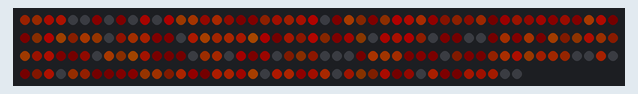
Recording of a program running on a simulated Teensy 4. Shown: 192 RGB LEDs in strip order, left to right, continuing on the next row. Dim RGB values are drawn brighter than linear; random numbers use the default seed unless the program sets one; what the program prints to the serial monitor is not drawn.

Above: at 0.15 s.
At 1.06 s:
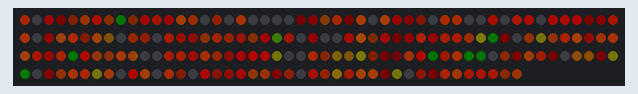
At 2.26 s:
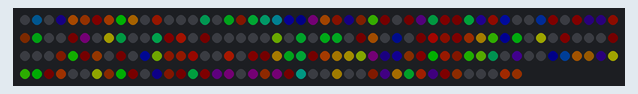
At 10.08 s:
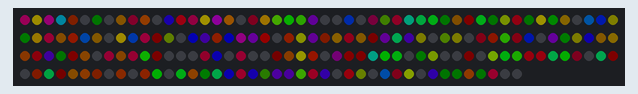
At 19.4 s:
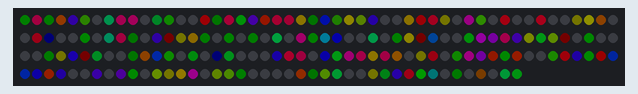
At 39.55 s:
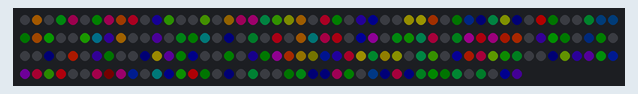

The program:

main.cpp
```cpp
#include <Arduino.h>

#include <WS2812Serial.h>
#define USE_WS2812SERIAL
#include <FastLED.h>
#define FASTLED_INTERNAL


//Data pin for leds are required to be serial
//   Teensy 4.1:  1, 8, 14, 17, 20, 24, 29, 35, 47, 53
//standard boilerplate for my LED codes
#define DATA_PIN             14         // Output pin for LEDs [5]
#define MODE_PIN            15          // Input pin for button to change mode [3]
#define COLOR_ORDER         GRB         // Color order of LED string [GRB]
#define CHIPSET             WS2812B     // LED string type [WS2182B]
#define BRIGHTNESS          96          // Overall brightness [50]
//#define LAST_VISIBLE_LED  191         // Last LED that's visible
//#define MAX_MILLIAMPS     5000        // Max current in mA to draw from supply [500]
//#define SAMPLE_WINDOW     100         // How many ms to sample audio for [100]
//#define DEBOUNCE_MS       20          // Number of ms to debounce the button [20]
//#define LONG_PRESS        500         // Number of ms to hold the button to count as long press [500]
//#define PATTERN_TIME      30          // Seconds to show each pattern on autoChange [30]
//#define kMatrixWidth      27          // Matrix width [15]
//#define kMatrixHeight     12          // Matrix height [11]
//#define NUM_LEDS (kMatrixWidth * kMatrixHeight)
#define NUM_LEDS 192                    // There are 25 LEDs on this strand
#define safety_pixel NUM_LEDS + 1

#define MAX_DIMENSION ((kMatrixWidth>kMatrixHeight) ? kMatrixWidth : kMatrixHeight)   // Largest dimension of matrix
//CRGB leds_plus_safety_pixel[ NUM_LEDS + 1];
//CRGB* const leds( leds_plus_safety_pixel);
CRGB leds[NUM_LEDS];
//uint8_t brightness = BRIGHTNESS;
/* helper function is not needed in this pattern
// Helper to map XY coordinates to irregular matrix
uint16_t XY (uint16_t x, uint16_t y) {
  // any out of bounds address maps to the first hidden pixel
  if ( (x >= kMatrixWidth) || (y >= kMatrixHeight) ) {
    return (safety_pixel);
  }

  const uint16_t XYTable[] = {
192,192,192,96,97,98,99,100,101,102,103,104,192,192,192,192,192,192,192,192,192,192,192,192,192,192,192,
192,192,105,106,107,108,109,110,111,112,113,114,115,192,192,192,192,192,192,192,192,192,192,192,192,192,192,
192,116,117,118,119,120,121,122,123,124,125,126,127,128,192,192,192,192,192,192,192,192,192,192,192,192,192,
129,130,131,132,133,134,135,136,137,138,139,140,141,142,143,192,192,192,192,192,192,192,192,192,192,192,192,
144,145,146,147,148,149,150,151,152,153,154,155,156,157,158,0,1,2,3,4,5,6,7,8,192,192,192,
192,159,160,161,162,163,164,165,166,167,168,169,170,171,9,10,11,12,13,14,15,16,17,18,19,192,192,
192,192,172,173,174,175,176,177,178,179,180,181,182,20,21,22,23,24,25,26,27,28,29,30,31,32,192,
192,192,192,183,184,185,186,187,188,189,190,191,33,34,35,36,37,38,39,40,41,42,43,44,45,46,47,
192,192,192,192,192,192,192,192,192,192,192,192,48,49,50,51,52,53,54,55,56,57,58,59,60,61,62,
192,192,192,192,192,192,192,192,192,192,192,192,192,63,64,65,66,67,68,69,70,71,72,73,74,75,192,
192,192,192,192,192,192,192,192,192,192,192,192,192,192,76,77,78,79,80,81,82,83,84,85,86,192,192,
192,192,192,192,192,192,192,192,192,192,192,192,192,192,192,87,88,89,90,91,92,93,94,95,192,192,192
  };

  uint16_t i = (y * kMatrixWidth) + x;
  uint16_t j = XYTable[i];
  return j;
}
*/

//define pattern specific Global Variables
byte brightness[NUM_LEDS];      // The brightness of each LED is controlled individually through this array
byte minHue =0;                 // Keeps the hue within a certain range - this is the lower limit
byte maxHue =30;                // Keeps the hue within a certain range - this is upper limit
byte maxBrightness = 200;       // Limits the brightness of the LEDs
byte hue[NUM_LEDS];             // The hue of each LED is controlled individually through this array
byte startVal[NUM_LEDS];        // The startVal array helps to randomise the LED pattern


void setup() {
  Serial.begin(57600);
  Serial.println("resetting");
  LEDS.addLeds<WS2812SERIAL,DATA_PIN,RGB>(leds,NUM_LEDS);
  LEDS.setBrightness(BRIGHTNESS);

  //Clear the LED strip
  FastLED.clear();
  //This helps to create a truly random pattern each time
  random16_add_entropy(random());

  //Initialise the startVal and hue arrays
  for(int i = 0; i<NUM_LEDS; i++){
    startVal[i] = random8();
    hue[i] = random(minHue, maxHue);
  }
}

void loop() {
  //Cycle through each LED
  for(int i = 0; i<NUM_LEDS; i++){
    //The brightness of each LED is based on the startValue,
    //and has a sinusoidal pattern
    startVal[i]++;
    brightness[i] = sin8(startVal[i]);

    //Set the hue and brightness of each LED
    leds[i] = CHSV(hue[i], 255, map(brightness[i],0,255,0,maxBrightness));

    //This helps to further randomise the pattern
    if(random(1000)<100){
      startVal[i] = startVal[i]+2;
    }

    //The hue will only change when the LED is "off"
    if(brightness[i] <3){
      //Randomise the hue for the next on off cycle
      hue[i] = random(minHue, maxHue);

      //Each time an LED turns off, the hue "range" is incremented.
      //This allows the LEDs to transition through each colour of the rainbow
      minHue++;
      maxHue++;
    }
  }
  FastLED.show();   // Show the next frame of the LED pattern
  delay(10);        // Slow down the animation slightly
}
```
